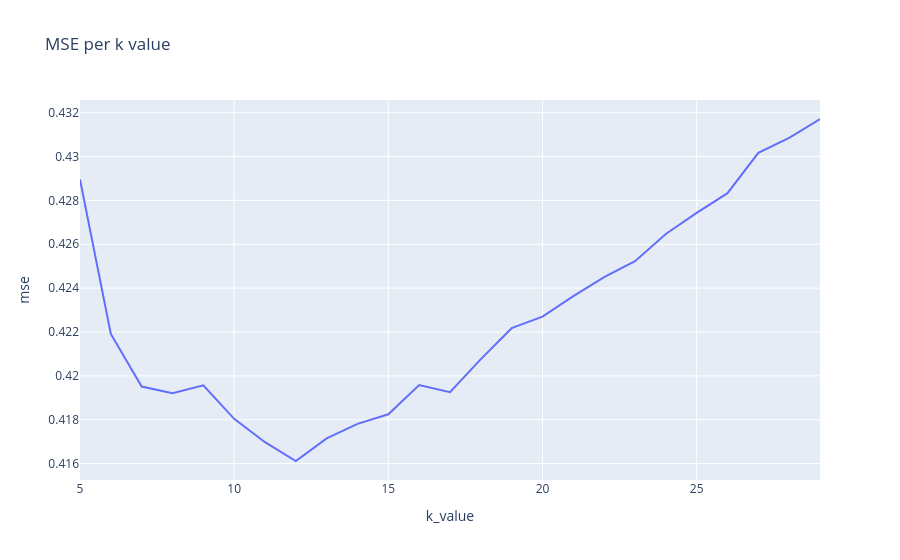

Notebook cell for this chart:
### Code cell
see_optimum_k(errors, 'scratch_implemented')

### Figure 1 — Plotly figure (JSON) as saved in the notebook; plotly's stock layout.template omitted (floating-point values rounded to 4 significant figures)
{"data": [{"hovertemplate": "k_value=%{x}<br>mse=%{y}<extra></extra>", "legendgroup": "", "line": {"color": "#636efa", "dash": "solid"}, "marker": {"symbol": "circle"}, "mode": "lines", "name": "", "orientation": "v", "showlegend": false, "type": "scatter", "x": [5, 6, 7, 8, 9, 10, 11, 12, 13, 14, 15, 16, 17, 18, 19, 20, 21, 22, 23, 24, 25, 26, 27, 28, 29], "xaxis": "x", "y": [0.429, 0.4219, 0.4195, 0.4192, 0.4196, 0.418, 0.417, 0.4161, 0.4171, 0.4178, 0.4182, 0.4196, 0.4193, 0.4208, 0.4222, 0.4227, 0.4236, 0.4245, 0.4252, 0.4265, 0.4274, 0.4283, 0.4302, 0.4309, 0.4317], "yaxis": "y"}], "layout": {"legend": {"tracegroupgap": 0}, "title": {"text": "MSE per k value"}, "xaxis": {"anchor": "y", "domain": [0, 1], "title": {"text": "k_value"}}, "yaxis": {"anchor": "x", "domain": [0, 1], "title": {"text": "mse"}}}}
